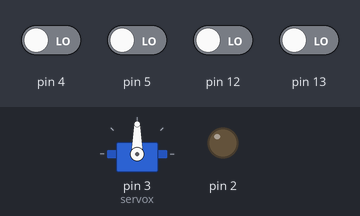
Bench run of a sketch on a simulated Arduino Uno, built with avr-gcc and run on an emulated ATmega328P. On the bench: servo, output pins drawn as LEDs (lit = HIGH). The inputs (shaded band) are chosen by the test bench; at power-on: pin 4, pin 5, pin 12, pin 13 LOW.

Above: at 1.2 s.
1.3 s: pin 12 driven HIGH
At 1.7 s:
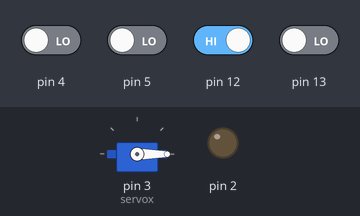
2.8 s: pin 13 driven HIGH
At 4.0 s:
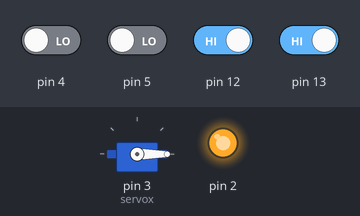
4.3 s: pin 5 driven HIGH
At 5.2 s:
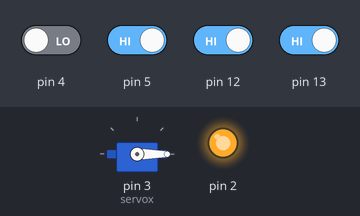
7.3 s: pin 4 driven HIGH
At 8.8 s:
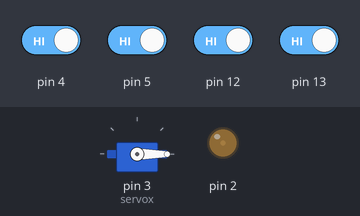
10.3 s: pin 4 driven LOW
At 11.3 s:
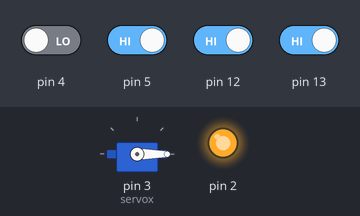
13.3 s: pin 5 driven LOW
At 14.5 s:
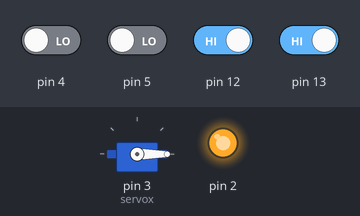
Timing chart, 0 to 15.8 s (numbered marks = the images above; inputs shaded):
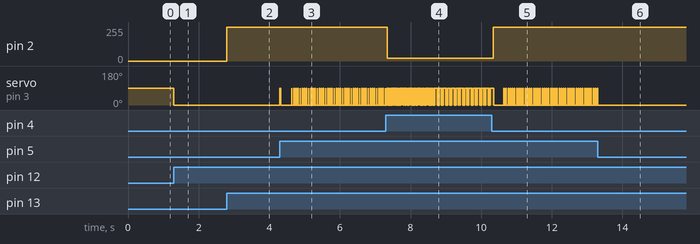

Measured:
- after the input at 1.3 s, servo on pin 3 (servox): 90° → 0° at once
- after the input at 2.8 s, pin 2: 0/255 → 255/255 at once
- after the input at 4.3 s, servo on pin 3 (servox): goes 90° 0.02 s, 0° 0.31 s, 44 × (90° 0.01 s, 0° 0.05 s), 90° 0.01 s, then 0°, starting at once
- after the input at 7.3 s, pin 2: 255/255 → 21/255 at once; servo on pin 3 (servox): alternates 90° for 0.02 s and 0° for 0.02 s, starting after 0.11 s
- after the input at 10.3 s, pin 2: 21/255 → 255/255 at once
- after the input at 13.3 s, servo on pin 3 (servox): goes on until 13.3 s, then stays 0°

The sketch:

pruebaServosCatapulta.ino
```cpp
#include <Servo.h>
Servo servox;

void setup() {
  pinMode(2, OUTPUT);
  servox.attach(3);
  pinMode(4,INPUT);
  pinMode(5,INPUT);
  pinMode(12, INPUT);
  pinMode(13, INPUT);
}

void loop() {
  if(digitalRead(12))servox.write(0); if(digitalRead(5)) servox.write(90);
  if(digitalRead(13))digitalWrite(2, HIGH); if(digitalRead(4))digitalWrite(2, LOW);
}
```
